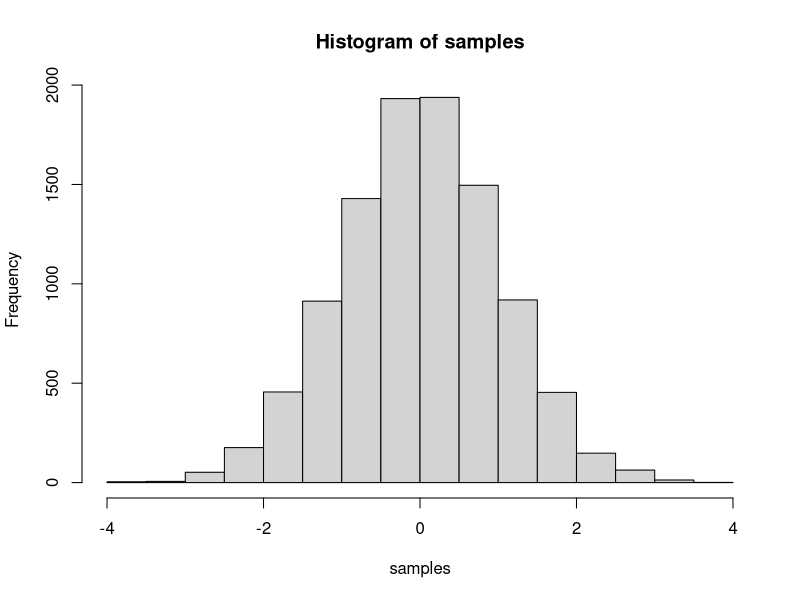
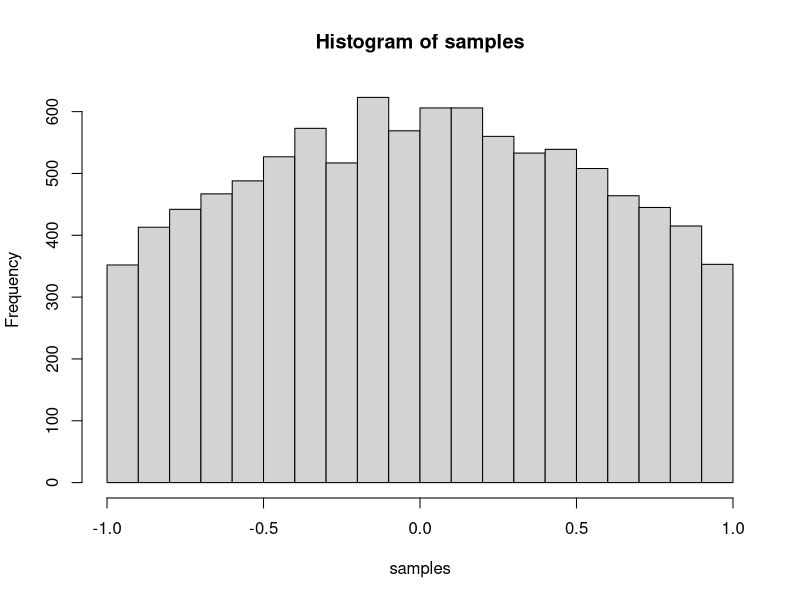
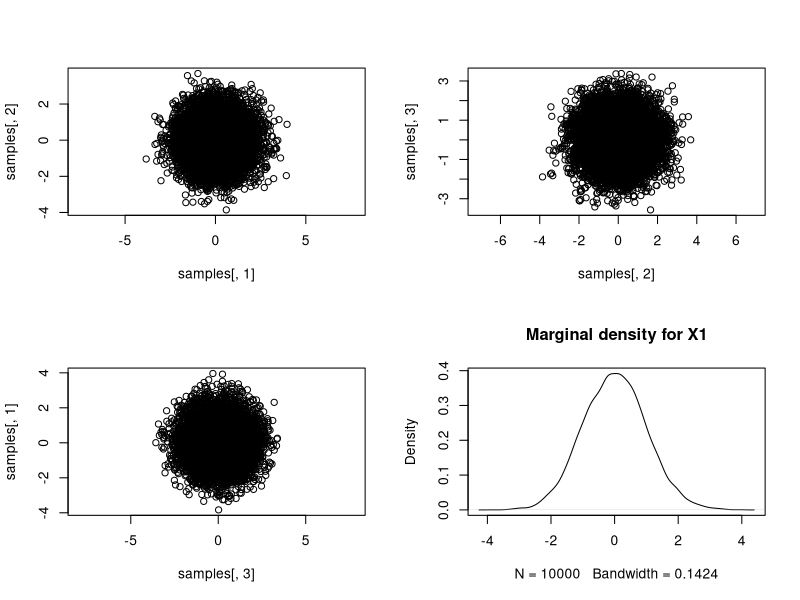
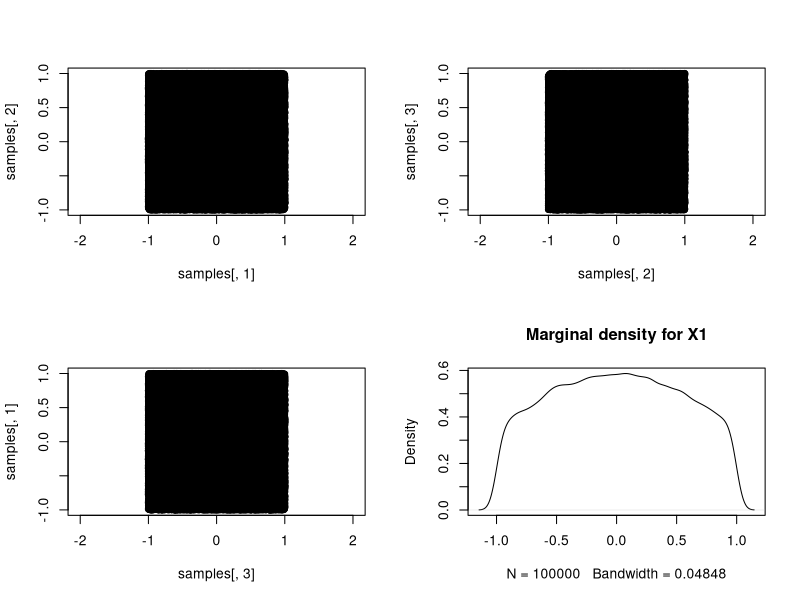

The R source for these figures, in order:
set.seed(191178)

#############
#### (a) part
#############

tnorm_ar <- function(a) {
    accept <- 0
    try <- 0
    c <- 1/(pnorm(a, mean = 0, sd = 1) - pnorm(-a, mean = 0, sd = 1)) + 0.01

    while (accept == 0) {
        try <- try + 1
        U <- runif(1)
        prop <- rnorm(1, mean = 0, sd = 1)

        if (prop^2 <= a^2) {
            ratio <- 1/c 
            if (U < ratio) {
                accept <- 1
                return (c(prop, try))
            }
        } 
    }
}

N <- 1e4
samples <- numeric(length = N)
n.try <- numeric(length = N)

### Performing for a = 4
for (i in 1:N) {
    foo <- tnorm_ar(4)
    samples[i] <- foo[1]
    n.try[i] <- foo[2]
}

mean(samples)
hist(samples)
mean(n.try)

samples <- numeric(length = N)
n.try <- numeric(length = N)

### Performing for a = 1
for (i in 1:N) {
    foo <- tnorm_ar(1)
    samples[i] <- foo[1]
    n.try[i] <- foo[2]
}

mean(samples)
hist(samples)
mean(n.try)

#############
#### (b) part
#############

## For p = 3

p <- 3
N <- 1e4
samples <- matrix(0, nrow = N, ncol = p)
done <- 0

# For a = 4
a <- 4
while (done < N) {
    prop <- rnorm(p, 0, 1)
    accept <- 1
    for (i in 1:p) {
        if (prop[i]^2 > a^2) {
            accept <- 0
            break
        }
    }

    if (accept) {
        done <- done + 1
        samples[done, ] <- prop
    }
}

par(mfrow = c(2,2))
plot(samples[,1], samples[,2], asp = 1)
plot(samples[,2], samples[,3], asp = 1)
plot(samples[,3], samples[,1], asp = 1)
plot(density(samples[,1]), main = "Marginal density for X1")

p <- 3
N <- 1e5
samples <- matrix(0, nrow = N, ncol = p)
done <- 0

# For a = 1
a <- 1
while (done < N) {
    prop <- rnorm(p, 0, 1)
    accept <- 1
    for (i in 1:p) {
        if (prop[i]^2 > a^2) {
            accept <- 0
            break
        }
    }

    if (accept) {
        done <- done + 1
        samples[done, ] <- prop
    }
}

par(mfrow = c(2,2))
plot(samples[,1], samples[,2], asp = 1)
plot(samples[,2], samples[,3], asp = 1)
plot(samples[,3], samples[,1], asp = 1)
plot(density(samples[,1]), main = "Marginal density for X1")